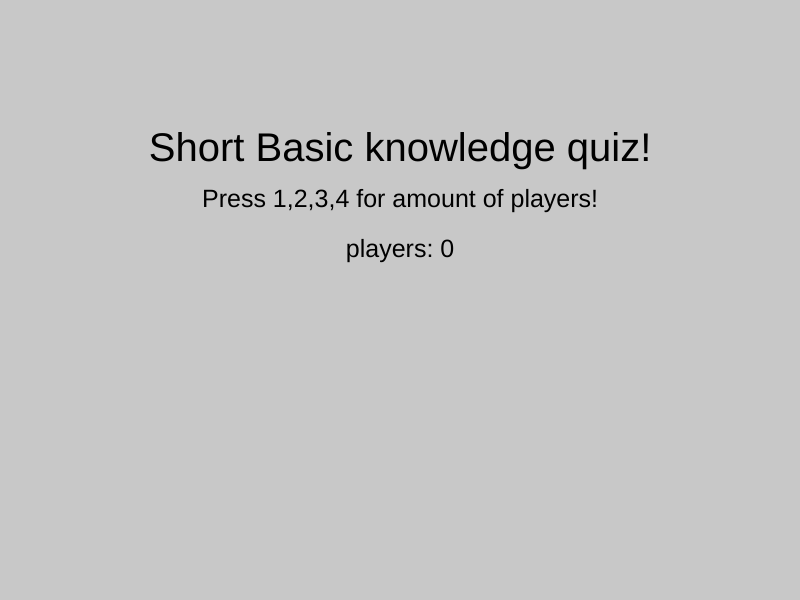
Frame 1 (no input)
Frame 60 (no input): identical to frame 1, image omitted
Frame 120 (the mouse pressed at the canvas centre since frame 60): identical to frame 1, image omitted

The p5.js sketch that drew this single still picture (run headless with seeded random() and noise() and a simulated clock; from frame 60 on, the mouse is pressed at the canvas centre):

// p5.js sketch
// ── sketch.js
state = 0;
correctAnswer = 0;
players = 0;
multiplePlayersState = 1
timer2 = 0
function setup() {
    textAlign(CENTER, CENTER);
    createCanvas(800, 600);
    textSize(25);
    questionButton1 = new Button('', 100, 300, 250, 125, color('red'), color('`white`'));
    questionButton2 = new Button('', 450, 300, 250, 125, color('green'), color('white'));
    questionButton3 = new Button('', 100, 450, 250, 125, color('blue'), color('white'));
    questionButton4 = new Button('', 450, 450, 250, 125, color('#E7CF00'), color('white'));
    startGameButton = new Button('Start!', 300, 300, 200, 100, color('white'), color('black'));
    questionButton1.onClick = function () { questionButtonClicked(1) };
    questionButton2.onClick = function () { questionButtonClicked(2) };
    questionButton3.onClick = function () { questionButtonClicked(3) };
    questionButton4.onClick = function () { questionButtonClicked(4) };
    startGameButton.onClick = function () {
        if (players == 1) { state += 1 }
        else { state = 4 }
    };
    questionLogic = new allQuestions;
    gameState = new startEndFeedback;
}

function draw() {
    background(200)
    console.log()
    if (state == 0) {
        gameState.startScreen();
        if (players !== 0) {
            startGameButton.display();
            // if(players >= 2) {
            //     for (let index = 0; index < players; index++) {

            //     }
            // }
        }

    }
    else if (questionLogic.index2 > 3 && state == 1) {
        gameState.endScreen()
    }
    else if (state == 1) {
        questionLogic.display();
        questionButton1.display();
        questionButton2.display();
        questionButton3.display();
        questionButton4.display();
    }
    else if (state == 2) {
        gameState.wrong();
    }
    else if (state == 3) {
        gameState.right();
    }
    else if (state == 4) {

        if (multiplePlayersState < (players + 1)) {
            gameState.playerSwitch();
        }
        else {
            gameState.playerAnswers1 = questionLogic.playerAnswers
            gameState.index2 = questionLogic.index2
            gameState.multiplayerRightIncorrect();
            timer2 += deltaTime / 1000
            if (timer2 >= 2) {
                timer2 = 0
                state = 4
                multiplePlayersState = 1
                questionLogic.index2 += 1
            }
        }
    }

}
function questionButtonClicked(a) {
    questionLogic.clickedAnswer = a;
    questionLogic.questionClicked();
}

function keyPressed() {
    for (let index = 0; index < 5; index++) {
        if (keyCode == 48 + index) {
            players = 0 + index
        }
    }
}
// ── button.js
class Button {
    constructor(text, x, y, width, height, boxColor, textColor) {
        this.text = text;
        this.x = x;
        this.y = y;
        this.width = width;
        this.height = height;
        this.boxColor = boxColor;
        this.textColor = textColor;
    }

    clicked = false;
    onClick = function () { };

    display() {
        fill(this.boxColor)
        rect(this.x, this.y, this.width, this.height);
        fill(this.textColor)
        text(this.text, this.x + this.width / 2, this.y + this.height / 2)
        if (mouseIsPressed && !this.clicked) {
            if (this.containsMousePosition()) {
                this.clicked = true;
                this.onClick();
            }
        }
        else if (!mouseIsPressed) {
            this.clicked = false
        }
    }


    containsMousePosition() {
        if (mouseX > this.x && mouseX < this.x + this.width && mouseY > this.y && mouseY < this.y + this.height) {
            return true;
        }
        return false;
    }

}
// ── questions.js
// questions array breakdown: pos 0 is the text for the question, pos 1,2,3,4 are the potential question answers the user can enter, pos 5 is the correct answer of the question
// pos 6 keeps count of the score for later use, pos 7 detects if the user has already entered something and disables it if its true, pos 8 is the users input.
// the order is weird because i used a diffrent system which wasn't viable for later use.



class allQuestions {

    questions = [
        ['What country has the highest life expectancy?', 'Hong Kong', 'China', 'The Netherlands', 'Japan', 1, 0, false, ''],
        ['Which of these is the second biggest company in South Korea?', 'Samsung', 'SK', 'Hyundai', 'LG', 4, 0, false, ''],
        ["What's the city with the most diversity in terms of language?", 'San Francisco', 'New York City', 'Manchester', 'Toronto', 2, 0, false, ''],
        ['What is often seen as the smallest unit of memory?', 'Kilobit', 'Megabit', 'KiloByte', 'MegaByte', 3, 0, false, '']
    ];
    playerAnswers = [
        ['incorrect', 'incorrect', 'incorrect', 'incorrect'],
        ['incorrect', 'incorrect', 'incorrect', 'incorrect'],
        ['incorrect', 'incorrect', 'incorrect', 'incorrect'],
        ['incorrect', 'incorrect', 'incorrect', 'incorrect']
    ]
    index2 = 0;
    finalscore = 0;
    clickedAnswer;

    correctAnswer2;
    display() {
        rect(100, 25, 600, 150)
        fill('black')
        textSize(20)
        text(this.questions[this.index2][0], 800 / 2, 200 / 2)

        textSize(25)
        questionButton1.text = this.questions[this.index2][1]
        questionButton2.text = this.questions[this.index2][2]
        questionButton3.text = this.questions[this.index2][3]
        questionButton4.text = this.questions[this.index2][4]
    }


    questionClicked() {
        if (this.questions[this.index2][7] == false) {
            this.questions[this.index2][8] = this.clickedAnswer
            if (this.questions[this.index2][5] == this.questions[this.index2][8]) {
                if (players == 1) {
                    this.questions[this.index2][6] = 1
                }
                else {
                    this.playerAnswers[multiplePlayersState - 1][this.index2] = 'Correct'
                    multiplePlayersState += 1
                    console.log(this.playerAnswers)
                }
                if (players == 1) {
                    state += 2
                }
                else {
                    state = 4
                }
            }
            else {
                if (players == 1) {
                    state += 1
                }
                else {
                    multiplePlayersState += 1
                    state = 4
                }
                this.correctAnswer2 = this.questions[this.index2][5]
            }
            if (players == 1) { this.questions[this.index2][7] = true }
            console.log(this.questions[this.index2][8])
            correctAnswer = this.questions[this.index2][this.correctAnswer2]
        }
        if (players == 1) {
            this.index2 += 1
        }
    }
}
// ── startEndFeedback.js
class startEndFeedback {

    timer = 0;
    intervala = 2;
    playerAnswers1 = []
    index2 = 0
    player1Won = 0
    player2Won = 0
    player3Won = 0
    player4Won = 0

    startScreen() {
        textSize(40)
        fill('black')
        text('Short Basic knowledge quiz!', 400, 150)
        textSize(25)
        text('Press 1,2,3,4 for amount of players!', 400, 200)
        text('players: ' + players, 400, 250)
    }
    wrong() {
        fill('red')
        rect(0, 0, 800, 600)
        fill('white')
        textSize(40)
        text('incorrect!', 400, 300)
        textSize(25)
        text('Correct answer:', 400, 400)
        text(correctAnswer, 400, 450)
        this.timer += deltaTime / 1000
        if (this.timer >= 2) {
            this.timer = 0
            state = 1
        }
    }
    right() {
        fill('lime')
        rect(0, 0, 800, 600)
        fill('white')
        textSize(40)
        text('Correct!', 400, 300)
        textSize(25)

        this.timer += deltaTime / 1000
        if (this.timer >= 2) {
            this.timer = 0
            state = 1
        }
    }
    playerSwitch() {
        fill('blue')
        rect(0, 0, 800, 600)
        fill('white')
        text('Player ' + multiplePlayersState + "'s turn!", 400, 300)
        this.timer += deltaTime / 1000
        if (this.timer >= 2) {
            this.timer = 0
            state = 1
        }
    }
    endScreen() {
        fill('black')
        textSize(40)
        text('Thank you for playing!', 400, 300)
    }
    multiplayerRightIncorrect() {
        fill('blue')
        rect(0, 0, 800, 600)
        fill('white')
        text('Correct answer:', 400, 200)
        text(correctAnswer, 400, 250)
        for (let index = 0; index < players; index++) {
            text('Player ' + (index + 1) + ': ' + this.playerAnswers1[index][this.index2] + '!', 400, 300 + 50 * index)
        }
    }
}
